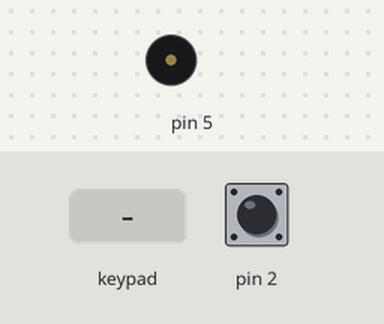
The sketch below on a simulated Arduino Uno, built with avr-gcc and run on an emulated ATmega328P. Shown: buzzer (waves = sounding). The test bench sets the inputs (shaded band); at power-on: pin 2 HIGH. What the sketch prints to the serial monitor is not drawn.

Above: at 1.2 s.
1.3 s: key '4' pressed
At 2.0 s:
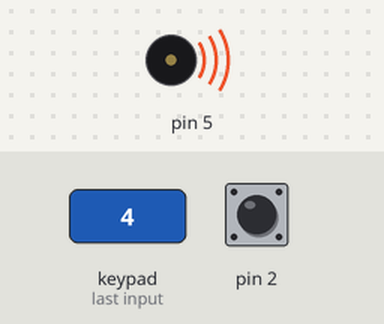
Timing chart, 0 to 10.3 s (numbered marks = the images above; inputs shaded):
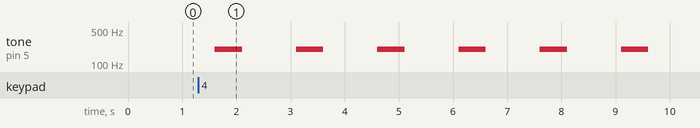

Measured:
- after the input at 1.3 s, tone on pin 5: alternates 200 Hz for 0.50 s and silent for 1.0 s, starting after 0.30 s

The sketch:

old_code.ino
```cpp
int strom = 0;
char pin = '1234';
char pin_input = '0000';

#include <Keypad.h>
byte Pins_Rows[]={13,12,11,10};
byte Pins_Columns[]={9,8,7,6};
char keys[4][4]={{'1','2','3','A'},{'4','5','6','B'},{'7','8','9','C'},{'*','0','#','D'}};
Keypad Keyboard= Keypad(makeKeymap(keys),Pins_Rows,Pins_Columns,4,4);


void setup() {
  Serial.begin(115200);
  pinMode(2, INPUT_PULLUP);
  pinMode(5, OUTPUT);

}

void loop() {
    pin_input = Keyboard.getKey();
    Serial.println(pin_input);
    delay(200);
    if (pin_input == pin && strom == 0) {
      strom = 1;
    } else if (pin_input == pin && strom == 1) {
      strom = 0;
    }
    if (strom == 0) {
      Serial.println("Aus");
    } else if (strom == 1) {
      Serial.println("An");
      if (digitalRead(2) == true) {
        for (int count = 0; count < 6; count++) {
          tone(5,200,500);
           delay(500);
          delay(1000);
        }
      }
    }

}
```
